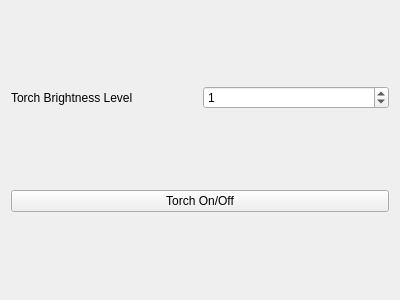
<?xml version="1.0" encoding="UTF-8"?>
<ui version="4.0">
 <class>LanTorchForm</class>
 <widget class="QWidget" name="LanTorchForm">
  <property name="geometry">
   <rect>
    <x>0</x>
    <y>0</y>
    <width>400</width>
    <height>300</height>
   </rect>
  </property>
  <property name="windowTitle">
   <string>Torch</string>
  </property>
  <layout class="QVBoxLayout" name="verticalLayout">
   <item>
    <layout class="QHBoxLayout" name="horizontalLayout">
     <item>
      <widget class="QLabel" name="sustainLabel">
       <property name="text">
        <string>Torch Brightness Level</string>
       </property>
      </widget>
     </item>
     <item>
      <widget class="QSpinBox" name="torchBrightnessSpinBox">
       <property name="value">
        <number>1</number>
       </property>
      </widget>
     </item>
    </layout>
   </item>
   <item>
    <widget class="QPushButton" name="torchPushButton">
     <property name="text">
      <string>Torch On/Off</string>
     </property>
    </widget>
   </item>
  </layout>
 </widget>
 <resources/>
 <connections/>
</ui>
